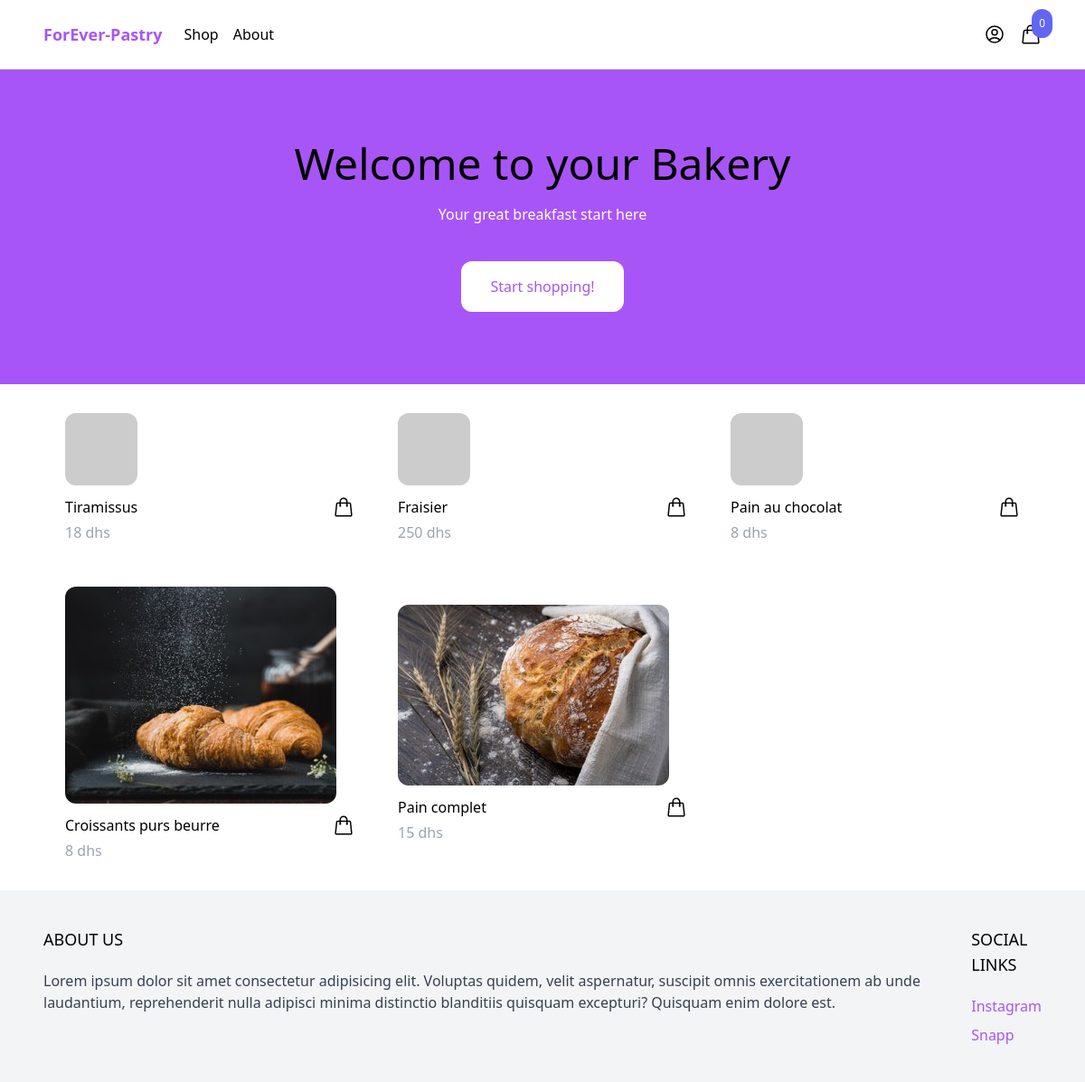
The page / on the database its author committed.
### product/models.py (models this page shows, shortened)
class Product(models.Model):
    category = models.ForeignKey(Category, related_name='products', on_delete=models.CASCADE)
    name = models.CharField(max_length=250)
    slug = models.SlugField()
    description = models.TextField(max_length=250, blank=True, null=True)
    price = models.IntegerField()
    created_at = models.DateTimeField(auto_now_add=True)
    image = models.ImageField(upload_to='uploads/', blank=True, null=True)
    thumbnail = models.ImageField(upload_to='uploads/', blank=True, null=True)
    class Meta:
        ordering = ('-created_at',)
    def get_display_price(self):
        return self.price
    def get_thumbnail(self):
        if self.thumbnail:
            return self.thumbnail.url
        else:
            if self.image:
                self.thumbnail = self.make_thumbnail(self.image)
                self.save()
                return self.thumbnail.url
            else:
                return 'https://via.placeholder.com/240x240x.jpg'

### core/views.py (the view)
# urls.py: path('', frontPage, name='front-page'),
def frontPage(request):
    products = Product.objects.all()[0:8]
    return render(request, 'core/frontpage.html', {'products':products})

### cart/cart.py (called while the page is built)
    def __len__(self):
        return sum(item['quantity'] for item in self.cart.values())

### cart/context_processors.py (called while the page is built)
def cart(request):
    return {'cart': Cart(request)}

### core/templates/core/frontpage.html
{% extends 'core/base.html' %}
{% block content %}
    <header class="px-6 py-10 lg:py-20 bg-purple-500">
        <div class="max-w-3xl mx-auto text-center">
            <p class="mb-5 text-3xl lg:text-5xl text-wihte">Welcome to your Bakery</p>
            <p class="mb-10 text-white">Your great breakfast start here</p>
            <a href="#" class="inline-block px-8 py-4 rounded-xl bg-white text-purple-500 hover:bg-gray-200">Start shopping!</a>
        </div>
    </header>
    <div class="max-w-6xl mx-auto py-2 px-6 xl:px-0">
        <div class="products flex items-center flex-wrap">
            {% for product in products %}
                {% include 'product/partials/product_list_item.html' %}
            {%endfor%}
        </div>
    </div>
{% endblock %}

### product/templates/product/partials/product_list_item.html (shortened to what this page needs)
<div class="w-full md:w-1/3 xl:w-1/4 p-6">
    <a href="{% url 'product' product.slug  %}">
        <img src="{{ product.get_thumbnail }}" class="rounded-xl hover:shadow-lg">
    </a>
    <div class="pt-3 flex items-center justify-between">
        <a href="{% url 'product' product.slug  %}">{{ product.name }}</a>
        <a href="{% url 'product' product.slug  %}" class="text-puple-500 hover:text-purple-800">
        </a>
    </div>
    <p class="pt-1 text-gray-400">{{ product.get_display_price }} dhs</p>
</div>

### rows shown on the page
Product: name "Tiramissus", get_display_price "18"
Product: name "Fraisier", get_display_price "250"
Product: name "Pain au chocolat", get_display_price "8"
Product: get_thumbnail (picture), name "Croissants purs beurre", get_display_price "8"
Product: get_thumbnail (picture), name "Pain complet", get_display_price "15"

### other values the page prints
{{ cart|length }} "0"
